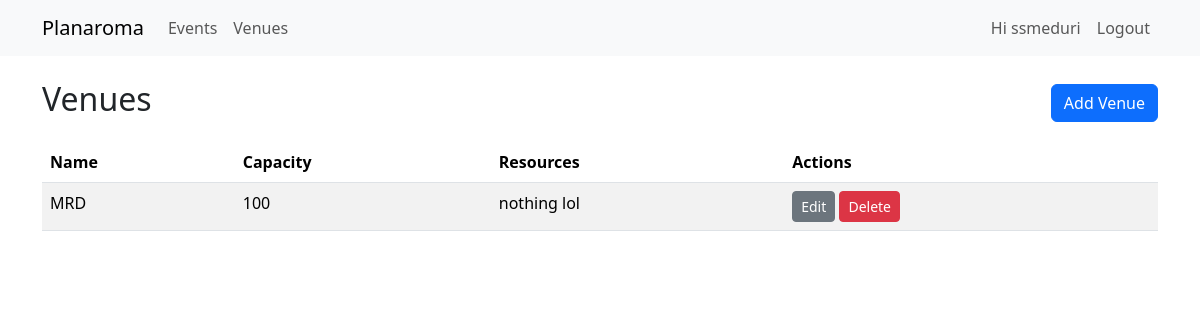
Before: /venues (signed in) with the older database file.
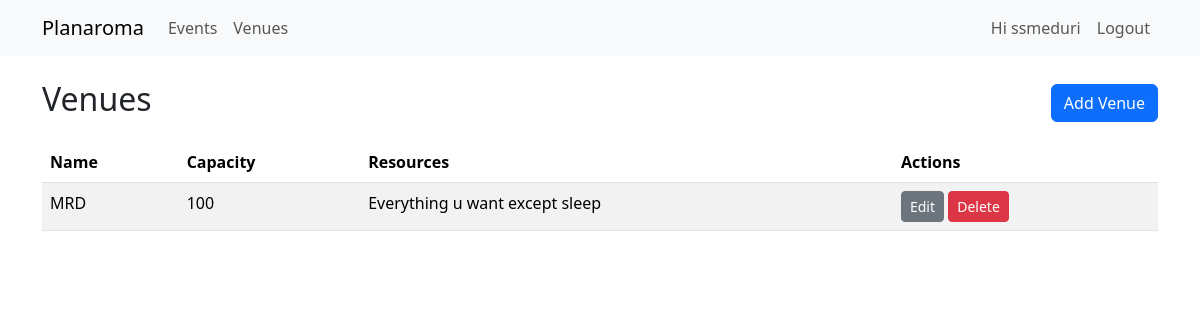
After: the same page with the newer database file.
### app/models.py (models this page shows)
class Venue(db.Model):
    id = db.Column(db.Integer, primary_key=True)
    name = db.Column(db.String(150), nullable=False, unique=True)
    capacity = db.Column(db.Integer, nullable=False, default=0)
    resources = db.Column(db.String(300))
    events = db.relationship('Event', backref='venue', lazy=True, cascade='all, delete')

### app/routes.py (the view)
@main_bp.route('/venues')
def list_venues():
    venues = Venue.query.order_by(Venue.name).all()
    return render_template('venues/list.html', venues=venues)

### app/__init__.py (called while the page is built)
def create_app():
    app = Flask(__name__, static_folder='static', template_folder='templates')
    app.config.from_object(Config)
    db.init_app(app)
    login_manager.init_app(app)
    from .models import User
    @login_manager.user_loader
    def load_user(user_id):
        return User.query.get(int(user_id))
    from .routes import main_bp
    from .auth import auth_bp
    app.register_blueprint(main_bp)
    app.register_blueprint(auth_bp)
    return app

### app/templates/venues/list.html
{% extends 'base.html' %}
{% block content %}
<div class="d-flex justify-content-between align-items-center mb-3">
    <h2>Venues</h2>
    {% if current_user.is_authenticated %}
    <a class="btn btn-primary" href="{{ url_for('main.add_venue') }}">Add Venue</a>
    {% endif %}
</div>
<table class="table table-striped">
    <thead>
        <tr><th>Name</th><th>Capacity</th><th>Resources</th>{% if current_user.is_authenticated %}<th>Actions</th>{% endif %}</tr>
    </thead>
    <tbody>
        {% for v in venues %}
        <tr>
            <td>{{ v.name }}</td>
            <td>{{ v.capacity }}</td>
            <td>{{ v.resources }}</td>
            {% if current_user.is_authenticated %}
            <td>
                <a class="btn btn-sm btn-secondary" href="{{ url_for('main.edit_venue', venue_id=v.id) }}">Edit</a>
                <form method="POST" action="{{ url_for('main.delete_venue', venue_id=v.id) }}" style="display:inline-block" onsubmit="return confirm('Delete venue?');">
                    <button class="btn btn-sm btn-danger">Delete</button>
                </form>
            </td>
            {% endif %}
        </tr>
        {% else %}
        <tr><td colspan="4" class="text-center">No venues found</td></tr>
        {% endfor %}
    </tbody>
</table>
{% endblock %}

Changed rows visible on the page:
changed Venue "MRD": resources "nothing lol" → "Everything u want except sleep"
